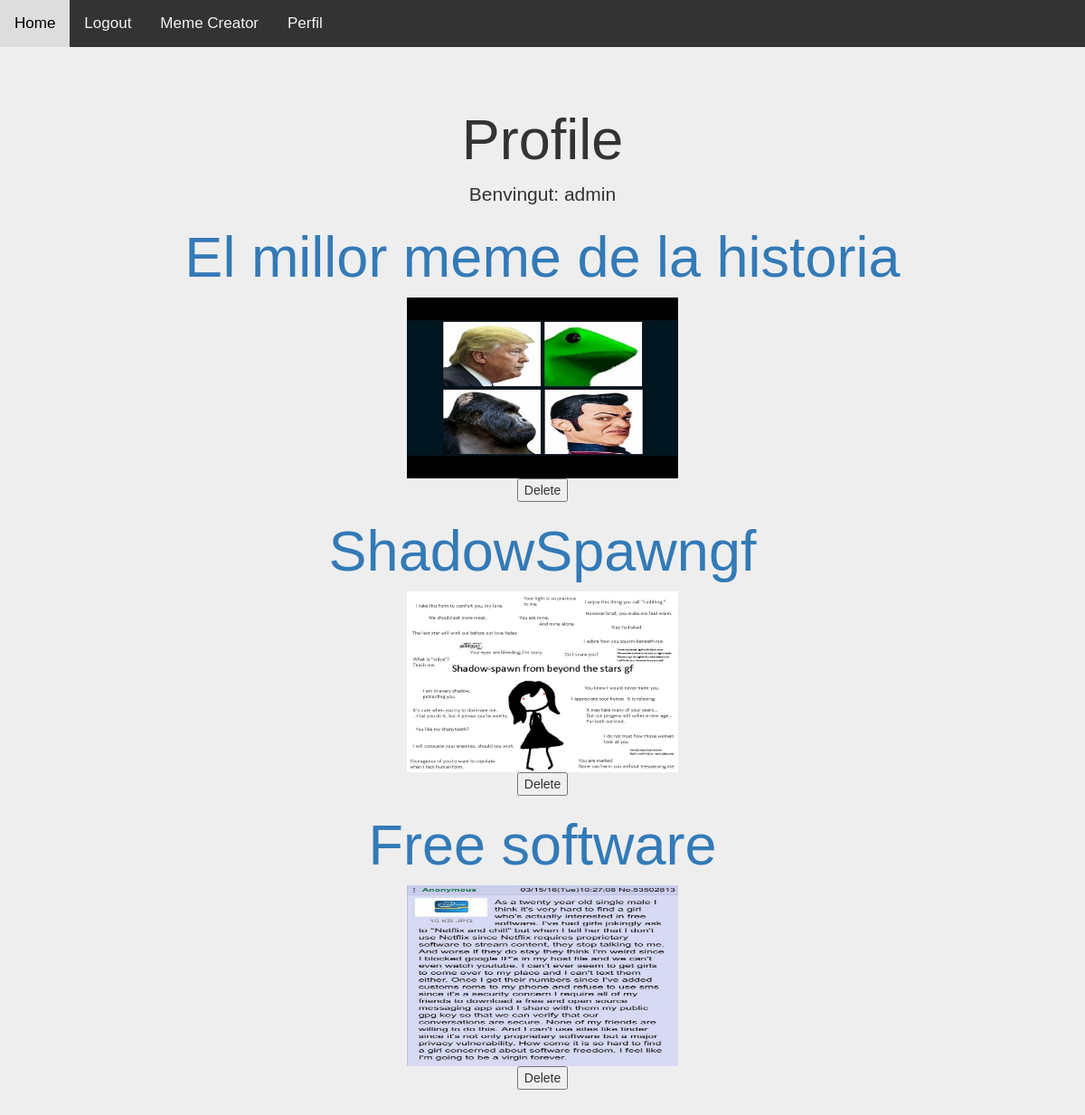
/profile/ (signed in), run on the app's committed database.
### Main_Meme/models.py (models this page shows, shortened)
class Meme(models.Model):
    title = models.CharField(max_length=50)
    image = models.ImageField(default=None)
    author = models.ForeignKey(User, on_delete=models.CASCADE, null=False)
    tag = models.ForeignKey('Tag', on_delete=models.CASCADE, null=True)

### Main_Meme/views.py (the view)
# urls.py: url(r'^profile/$',profile,name="profile"),
def profile(request):
    username = None
    if request.user.is_authenticated:
        Memes = Meme.objects.filter(author=request.user)
        context = {'Memes': Memes}
        return render(request,'Profile.html',context)
    return render(request,'Profile.html')

### templates/Profile.html (shortened to what this page needs)
<!DOCTYPE html>
<html lang="es">
<head>
  <link rel="stylesheet" href="https://maxcdn.bootstrapcdn.com/bootstrap/3.3.7/css/bootstrap.min.css">
</head>
<body>
<body>
    <div class="topnav">
	<header id="main-header">
				<a href="{% url 'home' %}">Home</a>
                {% if user.is_authenticated %}
                    <a class="link" href="{% url 'logout' %}">Logout</a>
                {% else %}
                    <li><a href="{% url 'login' %}">Login</a>
                {% endif %}
                <a href="{% url 'memecreator' %}">Meme Creator</a>
                {% if user.is_authenticated %}
                    <a href="{% url 'profile' %}">Perfil</a>
                {% endif %}
	</header>
    </div>
</body>
<body>
    <div class="jumbotron text-center">
    <section id="main-content">
    {% if user.is_authenticated %}
        <h1>Profile</h1>
            <p>Benvingut: {{ user.username }}</p>
        {% for meme in Memes %}
                <meme>
                <h1><a href="/meme/{{ meme.pk }}">{{ meme.title }}</a></h1>
                <a href="/meme/{{ meme.pk }}"><img src="{{ meme.image.url }}" width="300" height="200"/></a>
                    <form action="/delete/" method="post" enctype="multipart/form-data">{% csrf_token %}
                        <button type="submit"name="Delete" value="{{ meme.id }}">Delete</button></form>
                </meme>
            {% endfor %}
            {% endif %}
    </section>
    </div>
</body>

### templates/Profile.html (style rules this page uses)
body { margin: 0; font-family: Arial, Helvetica, sans-serif; }
.topnav { overflow: hidden; background-color: #333; }
.topnav a { float: left; color: #f2f2f2; text-align: center; padding: 14px 16px; text-decoration: none; font-size: 17px; }

### data on the page
Meme: title "El millor meme de la historia", image (picture), {{ meme.id }} 3 (drawn)
Meme: title "ShadowSpawngf", image (picture), {{ meme.id }} 4 (drawn)
Meme: title "Free software", image (picture), {{ meme.id }} 5 (drawn)

### other printed values
{{ user.username }} "admin"
